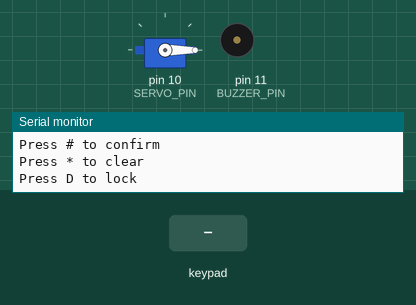
Simulated run of this sketch. Board: Arduino Uno, built with avr-gcc and run on an emulated ATmega328P. On the bench: servo, buzzer (waves = sounding, pin HIGH), the last lines printed to the serial monitor. The test bench sets the inputs (shaded band).

Above: at 1.2 s.
1.3 s: key '#' pressed
At 1.4 s:
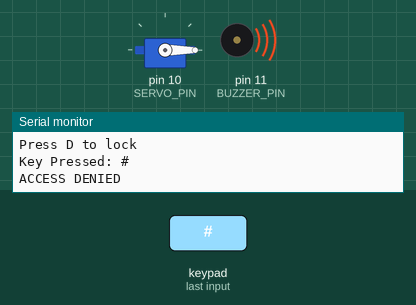
4.3 s: keypad keys 1 2 3 4 # pressed 0.4 s apart
At 7.4 s:
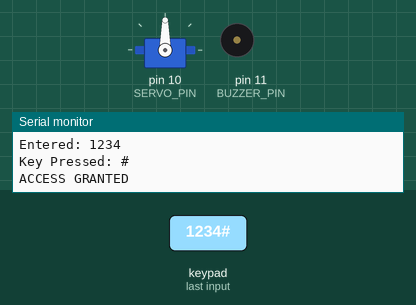
7.8 s: keypad keys 9 8 7 6 # pressed 0.4 s apart
At 9.5 s:
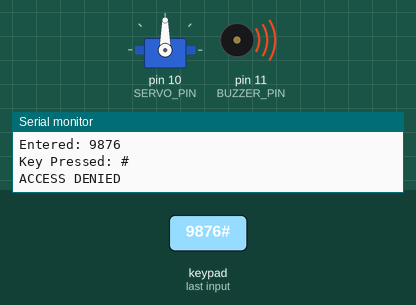
Timing chart, 0 to 12.1 s (numbered marks = the images above; inputs shaded):
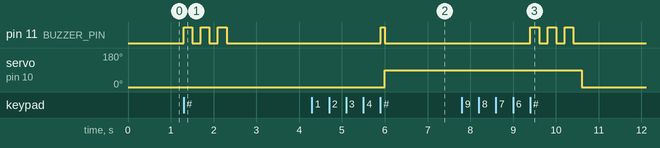

Measured:
- after the input at 1.3 s, pin 11 (BUZZER_PIN): alternates HIGH for 0.20 s and LOW for 0.20 s, 6 changes in all, then stays LOW, starting at once
- after the input at 4.3 s, pin 11 (BUZZER_PIN): LOW → HIGH after 1.6 s, → LOW 0.10 s later; servo on pin 10 (SERVO_PIN): 0° → 90° after 1.7 s
- after the input at 7.8 s, pin 11 (BUZZER_PIN): alternates HIGH for 0.20 s and LOW for 0.20 s, 6 changes in all, then stays LOW, starting after 1.6 s; servo on pin 10 (SERVO_PIN): 90° → 0° after 2.8 s

The sketch:

keypad_password.ino
```cpp
#include <Keypad.h>
#include <Servo.h>

Servo myServo;

// Password
String password = "1234";
String enteredPassword = "";

// Keypad Setup
const byte ROWS = 4;
const byte COLS = 4;

char keys[ROWS][COLS] = {
  {'1','2','3','A'},
  {'4','5','6','B'},
  {'7','8','9','C'},
  {'*','0','#','D'}
};

byte rowPins[ROWS] = {9, 8, 7, 6};
byte colPins[COLS] = {5, 4, 3, 2};

Keypad keypad = Keypad(makeKeymap(keys), rowPins, colPins, ROWS, COLS);

// Pins
#define SERVO_PIN 10
#define BUZZER_PIN 11

void setup() {

  Serial.begin(9600);

  pinMode(BUZZER_PIN, OUTPUT);

  myServo.attach(SERVO_PIN);

  // Door starts locked
  myServo.write(0);

  Serial.println("=== KEYPAD DOOR LOCK ===");
  Serial.println("Password: 1234");
  Serial.println("Press # to confirm");
  Serial.println("Press * to clear");
  Serial.println("Press D to lock");
}

void loop() {

  char key = keypad.getKey();

  if (key) {

    Serial.print("Key Pressed: ");
    Serial.println(key);

    // Clear Password
    if (key == '*') {

      enteredPassword = "";
      Serial.println("Password Cleared");
    }

    // Lock Door
    else if (key == 'D') {

      myServo.write(0);
      Serial.println("Door Locked");
    }

    // Check Password
    else if (key == '#') {

      if (enteredPassword == password) {

        Serial.println("ACCESS GRANTED");

        digitalWrite(BUZZER_PIN, HIGH);
        delay(100);
        digitalWrite(BUZZER_PIN, LOW);

        myServo.write(90);   // Open Door
      }
      else {

        Serial.println("ACCESS DENIED");

        for (int i = 0; i < 3; i++) {

          digitalWrite(BUZZER_PIN, HIGH);
          delay(200);

          digitalWrite(BUZZER_PIN, LOW);
          delay(200);
        }

        myServo.write(0);   // Keep Door Locked
      }

      enteredPassword = "";
    }

    // Store Digits
    else {

      enteredPassword += key;

      Serial.print("Entered: ");
      Serial.println(enteredPassword);
    }
  }
}
```
